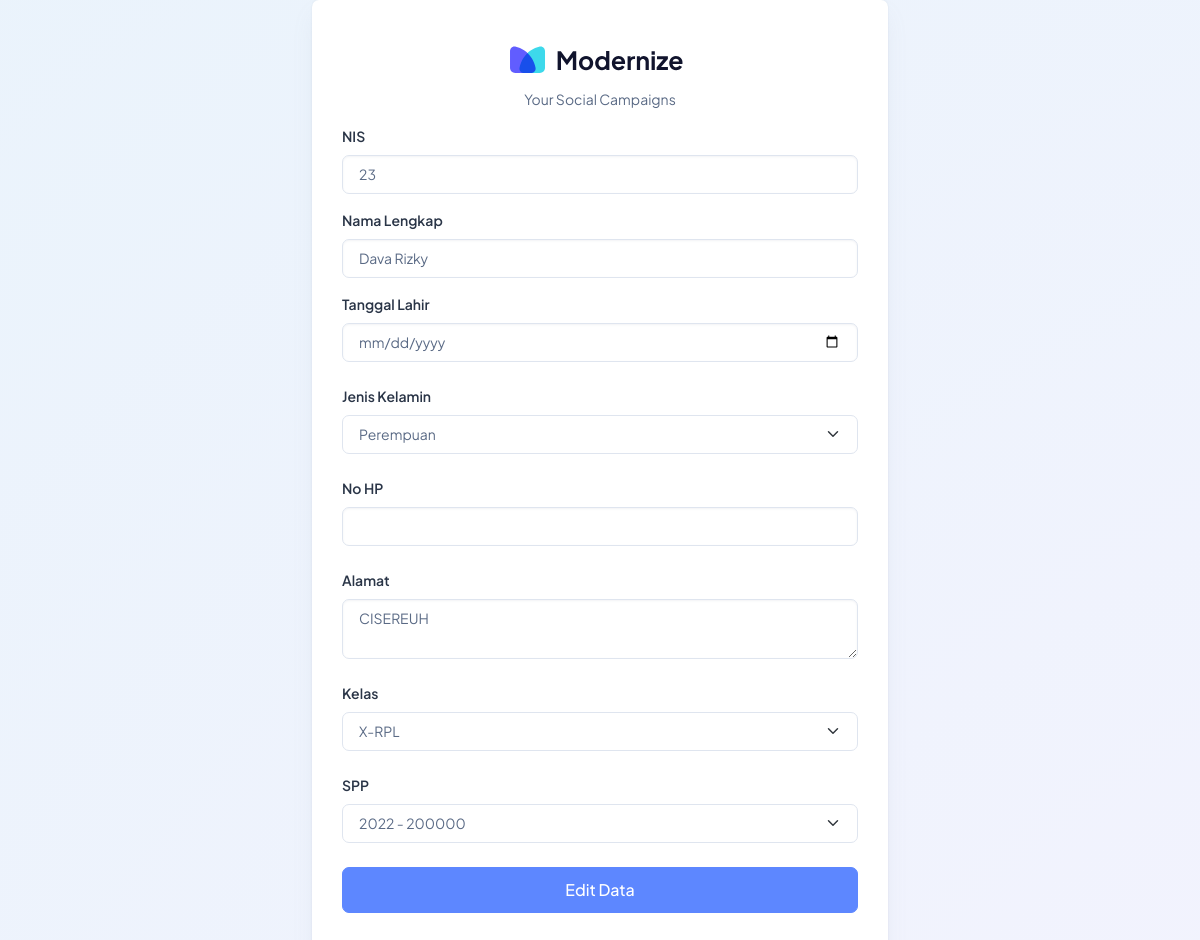
The page /page/CRUD/Siswa/editSiswa.php?nis=23 on the database its author committed.
### tables this page shows
CREATE TABLE `siswa` (
  `nis` bigint(20) NOT NULL,
  `nama_lengkap` varchar(100) DEFAULT NULL,
  `tanggal_lahir` date DEFAULT NULL,
  `jenis_kelamin` enum('L','P') DEFAULT NULL,
  `alamat` varchar(255) DEFAULT NULL,
  `no_hp` varchar(15) DEFAULT NULL,
  `kelas_id` int(11) DEFAULT NULL,
  `spp_id` int(11) DEFAULT NULL
);

### config/database.php (called while the page is built, shortened)
<?php
class database{
    public $database = 'uprak_dani_baru';
    public $host = 'localhost';
    public $user = 'root';
    public $pass = '';
    public $conn;
    public function koneksi(){
        $this->conn = new mysqli($this->host,$this->user,$this->pass,$this->database);
    }
    public function take($query) {
        $result = $this->conn->query($query);
        $data = [];
        if ($result->num_rows > 0){
            while ($row = $result->fetch_assoc()) {
                $data[] = $row;
            }
        }
        return $data;
    }
}
?>

### page/CRUD/Siswa/editSiswa.php (the view, shortened to what this page needs)
<?php
include '../../../config/database.php';
$db = new database();
$db->koneksi();
if ($_SERVER['REQUEST_METHOD'] === 'GET' && isset($_GET['nis'])) {
    $sql = 'SELECT * FROM siswa WHERE nis = ' . $_GET['nis'];
    $result = $db->take($sql);
    if (count($result) == 1) {
        $data = $result[0];
    } else {
        echo "Data Tidak Di Temukan";
        exit;
    }
}
?>
<!doctype html>
<html lang="en">
<head>
    <link rel="stylesheet" href="../../../assets/css/styles.min.css" />
</head>
<body>
    <div class="page-wrapper" id="main-wrapper" data-layout="vertical" data-navbarbg="skin6" data-sidebartype="full" data-sidebar-position="fixed" data-header-position="fixed">
        <div class="position-relative overflow-hidden radial-gradient min-vh-100 d-flex align-items-center justify-content-center">
            <div class="d-flex align-items-center justify-content-center w-100">
                <div class="row justify-content-center w-100">
                    <div class="col-md-8 col-lg-6 col-xxl-3">
                        <div class="card mb-0">
                            <div class="card-body">
                                <a href="./index.html" class="text-nowrap logo-img text-center d-block py-3 w-100">
                                    <img src="../../../assets/images/logos/dark-logo.svg" width="180" alt="">
                                </a>
                                <p class="text-center">Your Social Campaigns</p>
                                <form method="post" action="">
                                    <div class="mb-3">
                                        <label for="nis" class="form-label">NIS</label>
                                        <input name="nis" type="number" class="form-control" id="nis" value="<?php echo $data['nis']; ?>" readonly>
                                    </div>
                                    <div class="mb-3">
                                        <label for="nama_lengkap" class="form-label">Nama Lengkap</label>
                                        <input name="nama_lengkap" type="text" class="form-control" id="nama_lengkap" aria-describedby="emailHelp" maxlength="50" value="<?php echo $data['nama_lengkap']; ?>">
                                    </div>
                                    <div class="mb-4">
                                        <label for="tanggal_lahir" class="form-label">Tanggal Lahir</label>
                                        <input name="tanggal_lahir" type="date" class="form-control" id="tanggal_lahir" aria-describedby="emailHelp" value="<?php echo $data['tanggal_lahir']; ?>">
                                    </div>
                                    <div class="mb-4">
                                        <label for="jenis_kelamin" class="form-label">Jenis Kelamin</label>
                                        <select name="jenis_kelamin" class="form-select" id="jenis_kelamin">
                                            <option value="P" <?php if ($data['jenis_kelamin'] == 'P') echo 'selected'; ?>>Perempuan</option>
                                        </select>
                                    </div>
                                    <div class="mb-4">
                                        <label for="no_hp" class="form-label">No HP</label>
                                        <input name="no_hp" type="tel" class="form-control" id="no_hp" value="<?php echo $data['no_hp']; ?>">
                                    </div>
                                    <div class="mb-4">
                                        <label for="alamat" class="form-label">Alamat</label>
                                        <textarea name="alamat" class="form-control" id="alamat"><?php echo $data['alamat']; ?></textarea>
                                    </div>
                                    <div class="mb-4">
                                        <label for="kelas_id" class="form-label">Kelas</label>
                                        <select class="form-select" name="kelas_id" id="kelas_id" required>
                                            <?php
                                            $query_kelas = "SELECT * FROM kelas";
                                            $hasil_kelas = $db->conn->query($query_kelas);
                                            while ($data_kelas = $hasil_kelas->fetch_assoc()) :
                                                $selected = ($data['kelas_id'] == $data_kelas['id']) ? "selected" : "";
                                            ?>
                                                <option value="<?= $data_kelas["id"] ?>" <?= $selected ?>><?= $data_kelas["kode_kelas"] ?></option>
                                            <?php endwhile; ?>
                                        </select>
                                    </div>
                                    <div class="mb-4">
                                        <label for="spp_id" class="form-label">SPP</label>
                                        <select class="form-select" name="spp_id" id="spp_id" required>
                                            <?php
                                            $query_spp = "SELECT * FROM spp";
                                            $hasil_spp = $db->conn->query($query_spp);
                                            while ($data_spp = $hasil_spp->fetch_assoc()) :
                                                $selected = ($data['spp_id'] == $data_spp['id']) ? "selected" : "";
                                            ?>
                                                <option value="<?= $data_spp["id"] ?>" <?= $selected ?>><?= $data_spp["tahun"] ?> - <?= $data_spp["nominal"] ?></option>
                                            <?php endwhile; ?>
                                        </select>
                                    </div>
                                    <input name="submit" type="submit" class="btn btn-primary w-100 py-8 fs-4 mb-4 rounded-2" value="Edit Data">
                                </form>
                            </div>
                        </div>
                    </div>
                </div>
            </div>
        </div>
    </div>
</body>
</html>

### rows shown on the page
siswa: nis "23", nama_lengkap "Dava Rizky", jenis_kelamin "Perempuan", alamat "CISEREUH"

### other values the page prints
form field kelas_id "X-RPL"
form field spp_id "2022 - 200000"
